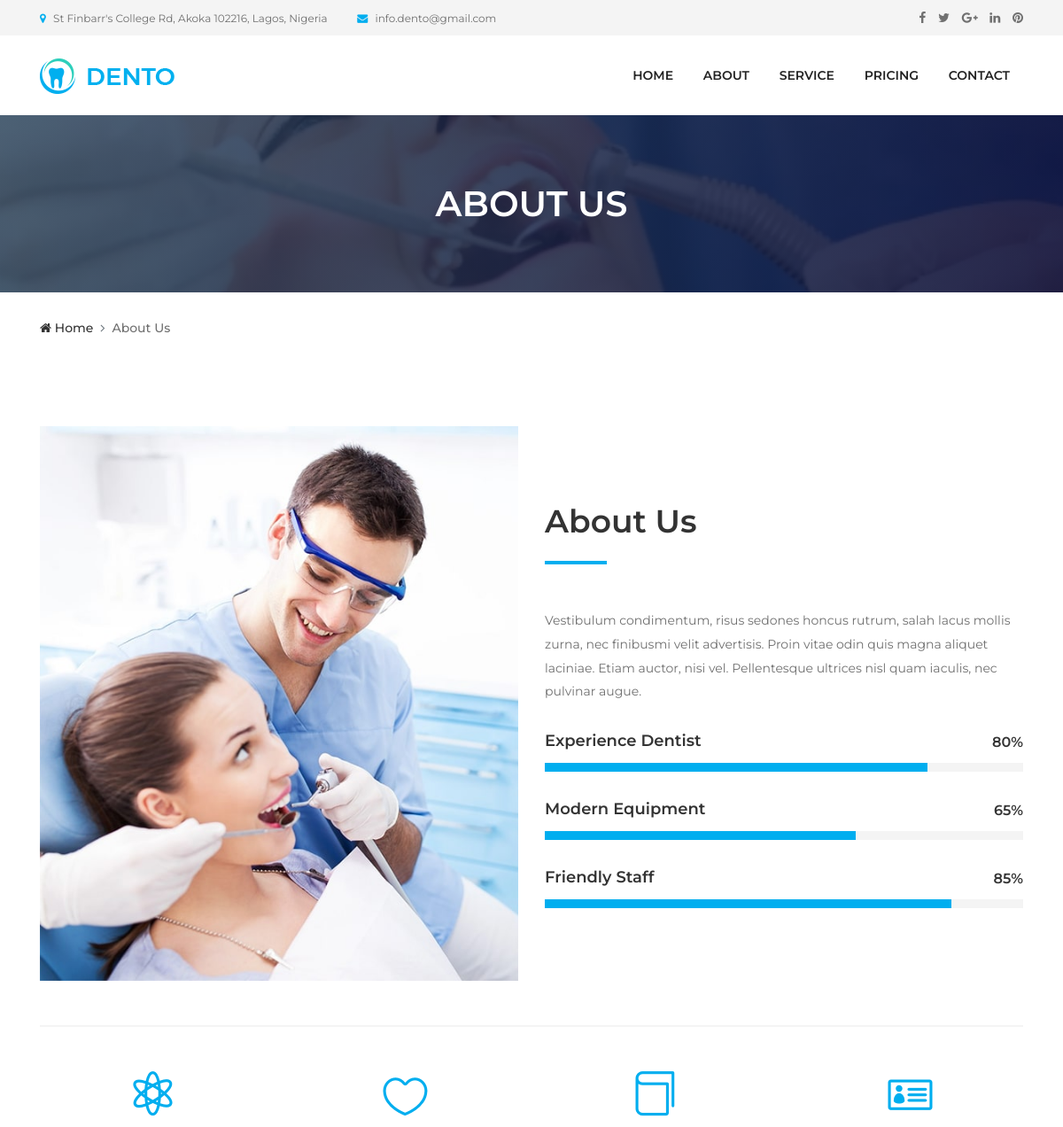
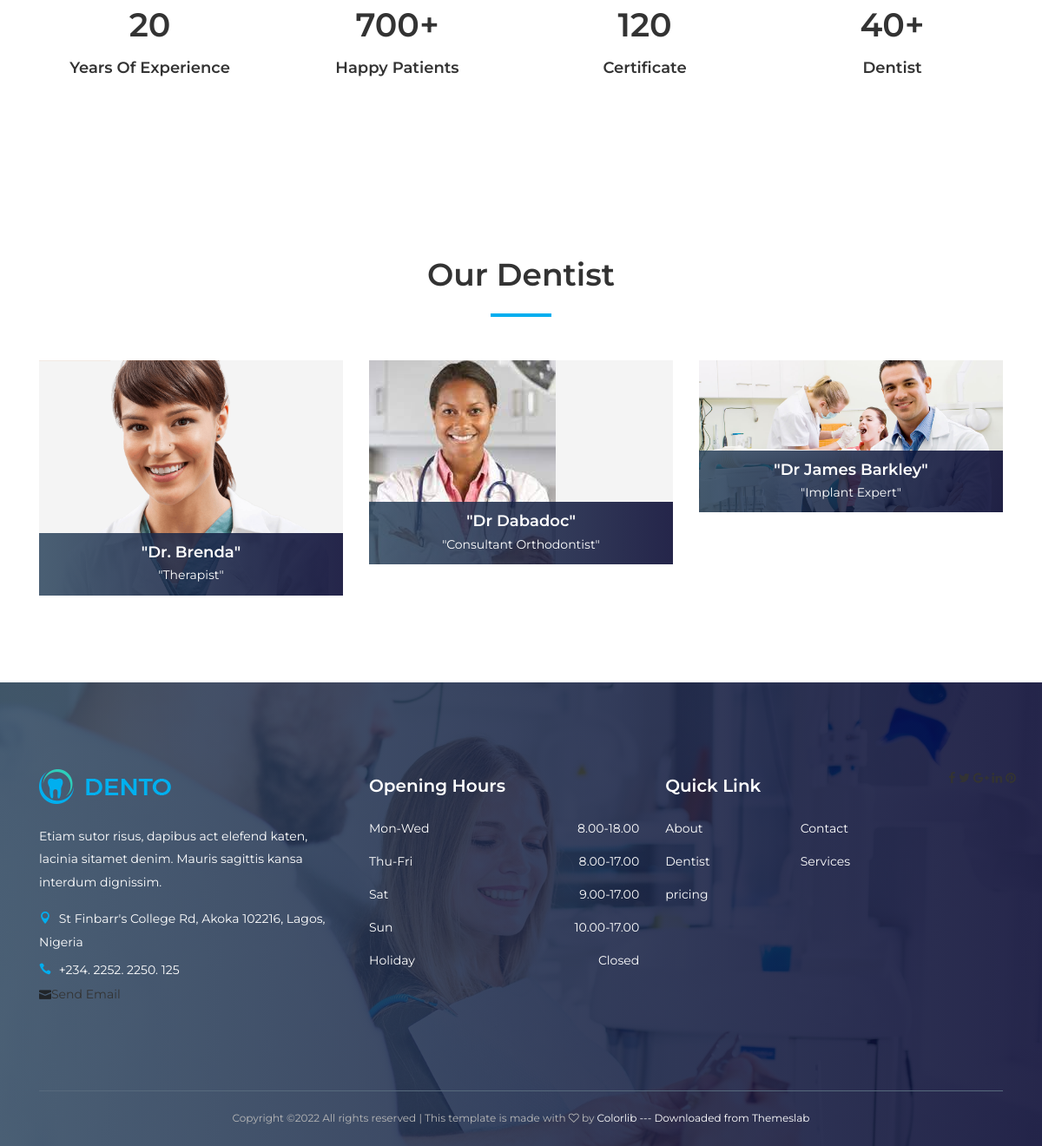
The page /about/ on the database its author committed (2 pictures, top to bottom).
### frontend/models.py (models this page shows, shortened)
class Ourdentist(models.Model):
    name= models.CharField(max_length=200)
    specialization= models.CharField(max_length=200)
    email= models.EmailField(max_length=200)
    facebook = models.URLField('facebook Address', blank=True)
    twitter = models.URLField('twitter Address', blank=True)
    images = models.ImageField(upload_to='media')

### frontend/views.py (the view)
# urls.py: path('about/', views.about, name="about"),
def about(request):
    ourdentist = Ourdentist.objects.all()
    context = {
        'ourdentist': ourdentist
    }
    return render(request, 'about.html', context)

### frontend/templates/about.html (shortened to what this page needs)
{% extends 'base.html' %}
{% block content %}
{% load static %}
  <div class="breadcumb-area bg-img bg-gradient-overlay" style="background-image: url({% static 'img/bg-img/12.jpg' %});">
    <div class="container h-100">
      <div class="row h-100 align-items-center">
        <div class="col-12">
          <h2 class="title">About Us</h2>
        </div>
      </div>
    </div>
  </div>
  <div class="breadcumb--con">
    <div class="container">
      <div class="row">
        <div class="col-12">
          <nav aria-label="breadcrumb">
            <ol class="breadcrumb">
              <li class="breadcrumb-item"><a href="#"><i class="fa fa-home"></i> Home</a></li>
              <li class="breadcrumb-item active" aria-current="page">About Us</li>
            </ol>
          </nav>
        </div>
      </div>
    </div>
  </div>
  <section class="dento-about-us-area mt-70">
    <div class="container">
      <div class="row align-items-center">
        <div class="col-12 col-md-6">
          <div class="about-us-thumbnail mb-50">
            <img src="{% static 'img/bg-img/15.jpg' %}" alt="">
          </div>
        </div>
        <div class="col-12 col-md-6">
          <div class="about-us-content mb-50">
            <div class="section-heading">
              <h2>About Us</h2>
              <div class="line"></div>
            </div>
            <p>Vestibulum condimentum, risus sedones honcus rutrum, salah lacus mollis zurna, nec finibusmi velit advertisis. Proin vitae odin quis magna aliquet laciniae. Etiam auctor, nisi vel. Pellentesque ultrices nisl quam iaculis, nec pulvinar
              augue.</p>
            <div class="single-skills-area mt-30">
              <h6>Experience Dentist</h6>
              <div id="bar1" class="barfiller">
                <span class="tip"></span>
                <span class="fill" data-percentage="80"></span>
              </div>
            </div>
            <div class="single-skills-area mt-30">
              <h6>Modern Equipment</h6>
              <div id="bar2" class="barfiller">
                <span class="tip"></span>
                <span class="fill" data-percentage="65"></span>
              </div>
            </div>
            <div class="single-skills-area mt-30">
              <h6>Friendly Staff</h6>
              <div id="bar3" class="barfiller">
                <span class="tip"></span>
                <span class="fill" data-percentage="85"></span>
              </div>
            </div>
          </div>
        </div>
      </div>
    </div>
  </section>
  <div class="container">
    <div class="dento-border clearfix"></div>
  </div>
  <section class="dento-cta-area">
    <div class="container">
      <div class="row">
        <div class="col-12 col-sm-6 col-lg-3">
          <div class="single-cta text-center mt-50 mb-100">
            <i class="icon_genius"></i>
            <h2><span class="counter">20</span></h2>
            <h5>Years Of Experience</h5>
          </div>
        </div>
        <div class="col-12 col-sm-6 col-lg-3">
          <div class="single-cta text-center mt-50 mb-100">
            <i class="icon_heart_alt"></i>
            <h2><span class="counter">700</span>+</h2>
            <h5>Happy Patients</h5>
          </div>
        </div>
        <div class="col-12 col-sm-6 col-lg-3">
          <div class="single-cta text-center mt-50 mb-100">
            <i class="icon_book_alt"></i>
            <h2><span class="counter">120</span></h2>
            <h5>Certificate</h5>
          </div>
        </div>
        <div class="col-12 col-sm-6 col-lg-3">
          <div class="single-cta text-center mt-50 mb-100">
            <i class="icon_id"></i>
            <h2><span class="counter">40</span>+</h2>
            <h5>Dentist</h5>
          </div>
        </div>
      </div>
    </div>
  </section>
<section class="dentist-area section-padding-100-0">
    <div class="container">
      <div class="row">
        <div class="col-12">
          <div class="section-heading text-center">
            <h2>Our Dentist</h2>
            <div class="line"></div>
          </div>
        </div>
      </div>
      <div class="row">
        {% for rs in ourdentist %}
        <div class="col-12 col-sm-6 col-md-4">
          <div class="single-dentist-area mb-100">
            <img src="{{rs.images.url}}" alt="">
            <div class="dentist-content">
              <div class="dentist-info bg-gradient-overlay">
                <h5>"{{rs.name}}"</h5>
                <p>"{{rs.specialization}}"</p>
              </div>
            </div>
          </div>
        </div>
        {% endfor %}
      </div>
    </div>
  </section>
  {% endblock %}

### dentist/static/css/style.css (style rules this page uses)
* { margin: 0; padding: 0; }
body { font-family: "Montserrat", sans-serif; font-weight: 400; font-size: 14px; }
h1, h2, h3, h4, h5, h6 { font-family: "Montserrat", sans-serif; color: #333333; line-height: 1.4; font-weight: 600; }
a, a:active, a:focus, a:hover { color: #333333; text-decoration: none; -webkit-transition-duration: 500ms; -o-transition-duration: 500ms; transition-duration: 500ms; outline: none; }
li { list-style: none; }
p { line-height: 1.9; color: #707070; font-size: 14px; font-weight: 400; }
img { max-width: 100%; height: auto; }
.bg-gradient-overlay { position: relative; z-index: 1; }
.bg-gradient-overlay::after { position: absolute; content: ""; height: 100%; width: 100%; top: 0; left: 0; z-index: -1; background: #2c455d; background: -webkit-linear-gradient(to right, #2c455d, #00012c); background: linear-gradient(to right, #2c455d, #00012c); opacity: 0.85; }
.bg-img { background-position: center center; background-size: cover; background-repeat: no-repeat; }
.mt-30 { margin-top: 30px; }
.mt-50 { margin-top: 50px; }
.mt-70 { margin-top: 70px; }
.mb-50 { margin-bottom: 50px; }
.mb-100 { margin-bottom: 100px; }
.section-padding-100-0 { padding-top: 100px; padding-bottom: 0; }
.section-heading { position: relative; z-index: 1; margin-bottom: 50px; }
.section-heading h2 { font-size: 36px; text-transform: capitalize; margin-bottom: 20px; }
.section-heading .line { width: 70px; height: 4px; background-color: #00aeef; }
.section-heading.text-center .line { margin: 0 auto; }
.single-dentist-area { position: relative; z-index: 1; background-color: #f4f4f4; -webkit-transition-duration: 500ms; -o-transition-duration: 500ms; transition-duration: 500ms; }
.single-dentist-area .dentist-content { position: absolute; width: 100%; bottom: 0; }
.single-dentist-area .dentist-content .dentist-info { width: 100%; padding: 10px 15px; text-align: center; }
.single-dentist-area .dentist-content .dentist-info h5 { color: #ffffff; font-size: 18px; margin-bottom: 0; }
.single-dentist-area .dentist-content .dentist-info p { color: #ffffff; margin-bottom: 0; }
.single-skills-area { position: relative; z-index: 1; }
.single-skills-area h6 { font-size: 18px; display: block; margin-bottom: 12px; }
.dento-border { position: relative; z-index: 1; width: 100%; height: 2px; background-color: #f4f4f4; }
.dento-cta-area { position: relative; z-index: 1; }
.single-cta { position: relative; z-index: 1; }
.single-cta i { font-size: 50px; color: #00aeef; margin-bottom: 15px; display: block; }
.single-cta h2 { font-size: 38px; display: block; margin-bottom: 10px; }
.single-cta h5 { margin-bottom: 0; font-size: 18px; }
.barfiller { width: 100%; height: 10px; background-color: #f4f4f4; border: none; position: relative; z-index: 1; }
.barfiller .fill { display: block; position: relative; width: 0; height: 100%; background: #333; z-index: 1; }
.barfiller .tip { margin-top: -35px; padding: 0; font-size: 16px; color: #333333; font-weight: 600; left: 0; position: absolute; z-index: 2; background: transparent; right: 0; text-align: right; }
.barfiller .tip::after { display: none; }
.breadcumb-area { position: relative; z-index: 1; height: 200px; }
.breadcumb-area .title { font-size: 40px; margin-bottom: 0; color: #ffffff; text-transform: uppercase; text-align: center; }
.breadcumb--con .breadcrumb { padding: 30px 0; margin-bottom: 0; list-style: none; background-color: transparent; border-radius: 0; }
.breadcumb--con .breadcrumb .breadcrumb-item, .breadcumb--con .breadcrumb .breadcrumb-item > a, .breadcumb--con .breadcrumb .breadcrumb-item.active { font-size: 14px; text-transform: capitalize; color: #333333; font-weight: 500; }
.breadcumb--con .breadcrumb .breadcrumb-item.active { color: #707070; }
.breadcumb--con .breadcrumb .breadcrumb-item + .breadcrumb-item::before { content: "\f105"; font-family: 'FontAwesome'; }

### dentist/static/css/default-assets/classy-nav.css (style rules this page uses)
body { font-family: "Roboto", sans-serif; }
img { height: auto; max-width: 100%; }
.bg-img { background-position: center center; background-size: cover; background-repeat: no-repeat; }

### rows shown on the page
Ourdentist: images (picture), name "Dr. Brenda", specialization "Therapist"
Ourdentist: images (picture), name "Dr Dabadoc", specialization "Consultant Orthodontist"
Ourdentist: images (picture), name "Dr James Barkley", specialization "Implant Expert"
